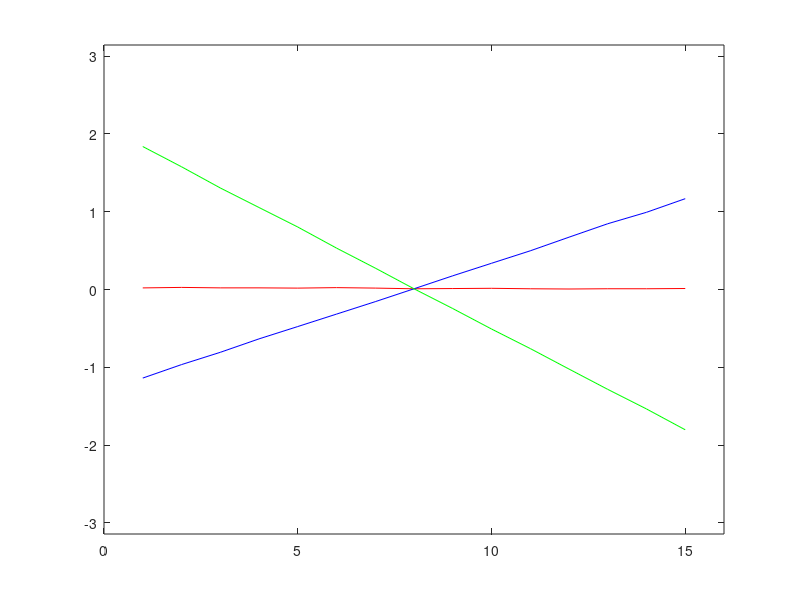

Here is the MATLAB script that generated this plot:
data1 = [0.0206    0.0269    0.0210    0.0211    0.0179    0.0241    0.0181    0.0092    0.0124    0.0154    0.0094    0.0064    0.0097 0.0096    0.0128];
data2 = [-1.1381   -0.9649   -0.8072   -0.6344   -0.4760   -0.3162   -0.1562    0.0092    0.1760    0.3369    0.4971    0.6722    0.8451 0.9920    1.1670];
data3 = [1.8371    1.5772    1.3050    1.0536    0.8030    0.5322    0.2752    0.0092   -0.2446   -0.5075   -0.7587   -1.0221   -1.2831 -1.5348   -1.8027];
plot(data1,'r');hold;
plot(data2,'b');
plot(data3,'g'),axis([0,16,-pi,pi]);
